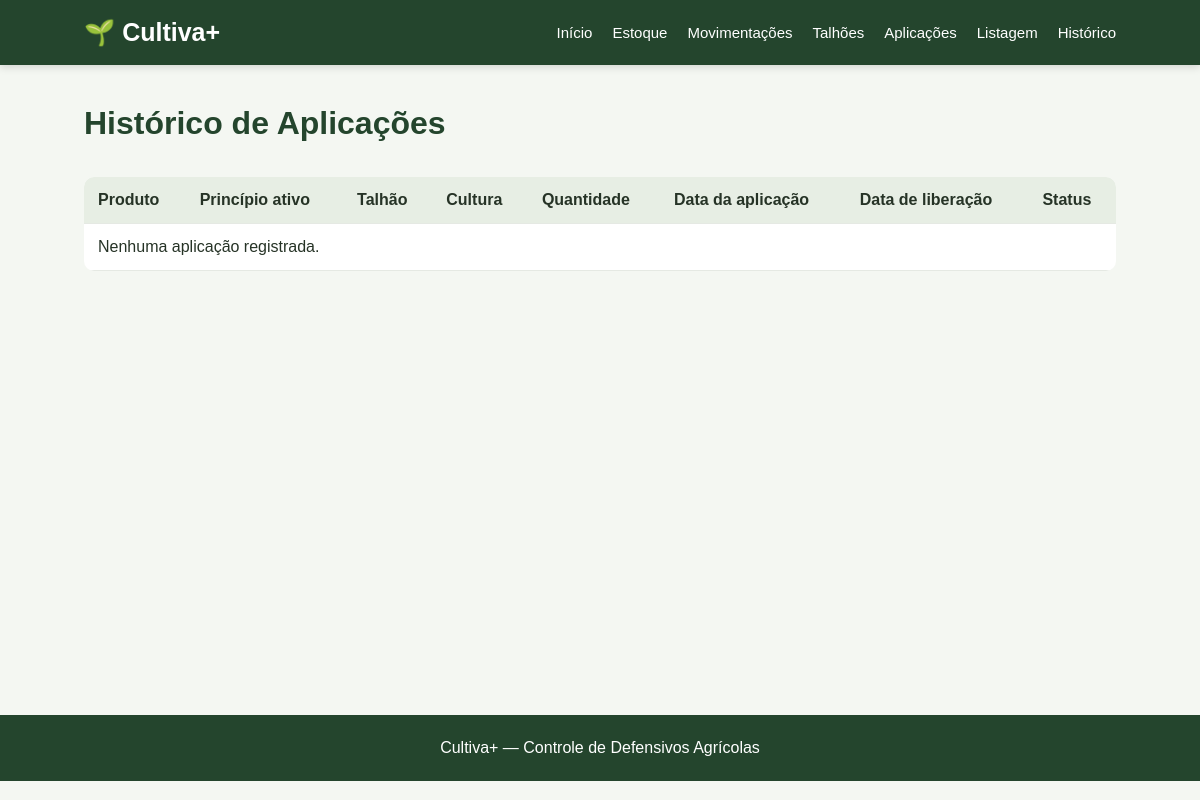
The app's page /historico, older data.
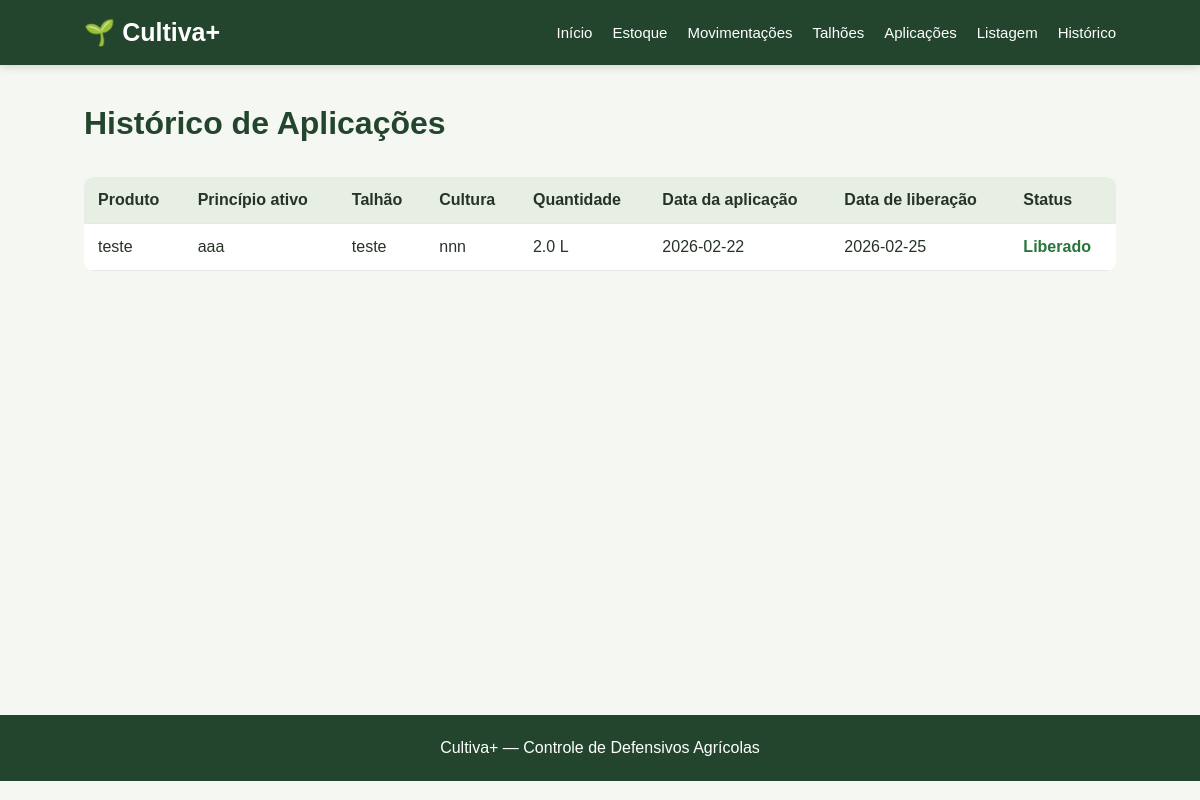
The same page, newer data.
### tables this page shows
CREATE TABLE aplicacoes (
            id INTEGER PRIMARY KEY AUTOINCREMENT,
            produto_id INTEGER NOT NULL,
            talhao_id INTEGER NOT NULL,
            quantidade REAL NOT NULL,
            data_aplicacao TEXT NOT NULL,
            data_liberacao TEXT NOT NULL,
            observacao TEXT,
            FOREIGN KEY (produto_id) REFERENCES produtos(id),
            FOREIGN KEY (talhao_id) REFERENCES talhoes(id)
        );

CREATE TABLE produtos (
            id INTEGER PRIMARY KEY AUTOINCREMENT,
            nome TEXT NOT NULL,
            principio_ativo TEXT NOT NULL,
            fabricante TEXT,
            quantidade REAL NOT NULL DEFAULT 0,
            unidade TEXT NOT NULL,
            periodo_carencia INTEGER NOT NULL DEFAULT 0
        );

CREATE TABLE talhoes (
            id INTEGER PRIMARY KEY AUTOINCREMENT,
            nome TEXT NOT NULL,
            area REAL NOT NULL,
            cultura TEXT NOT NULL
        );

### app.py (the view)
@app.route("/historico")
def historico():
    conexao = conectar_banco()
    registros = conexao.execute("""
        SELECT
            aplicacoes.*,
            produtos.nome AS produto_nome,
            produtos.principio_ativo,
            produtos.unidade,
            talhoes.nome AS talhao_nome,
            talhoes.cultura
        FROM aplicacoes
        JOIN produtos
            ON produtos.id = aplicacoes.produto_id
        JOIN talhoes
            ON talhoes.id = aplicacoes.talhao_id
        ORDER BY aplicacoes.data_aplicacao DESC
    """).fetchall()
    conexao.close()
    hoje = datetime.now().date()
    return render_template(
        "historico.html",
        registros=registros,
        hoje=hoje.isoformat()
    )

### app.py (called while the page is built)
def conectar_banco():
    conexao = sqlite3.connect(DATABASE)
    conexao.row_factory = sqlite3.Row
    return conexao

### templates/historico.html (shortened to what this page needs)
{% extends "base.html" %}
{% block content %}
<div class="cabecalho-pagina">
<h1>Histórico de Aplicações</h1>
</div>
<div class="tabela-container">
<table>
    <thead>
        <tr>
            <th>Produto</th>
            <th>Princípio ativo</th>
            <th>Talhão</th>
            <th>Cultura</th>
            <th>Quantidade</th>
            <th>Data da aplicação</th>
            <th>Data de liberação</th>
            <th>Status</th>
        </tr>
    </thead>
    <tbody>
        {% for registro in registros %}
        <tr>
            <td>{{ registro.produto_nome }}</td>
            <td>{{ registro.principio_ativo }}</td>
            <td>{{ registro.talhao_nome }}</td>
            <td>{{ registro.cultura }}</td>
            <td>{{ registro.quantidade }} {{ registro.unidade }}</td>
            <td>{{ registro.data_aplicacao }}</td>
            <td>{{ registro.data_liberacao }}</td>
            <td>
                {% if registro.data_liberacao > hoje %}
                    <span class="carencia">
                        Em carência
                    </span>
                {% else %}
                    <span class="liberado">
                        Liberado
                    </span>
                {% endif %}
            </td>
        </tr>
        {% else %}
        <tr>
            <td colspan="8">
                Nenhuma aplicação registrada.
            </td>
        </tr>
        {% endfor %}
    </tbody>
</table>
</div>
{% endblock %}

Row changes from the older to the newer data that the page shows:
added aplicacoes: produto_nome "teste", principio_ativo "aaa", talhao_nome "teste", cultura "nnn", quantidade "2.0", unidade "L", data_aplicacao "2026-02-22", data_liberacao "2026-02-25", shows "Liberado"
Text that changed along with them:
text no longer shown: "Nenhuma aplicação registrada."
